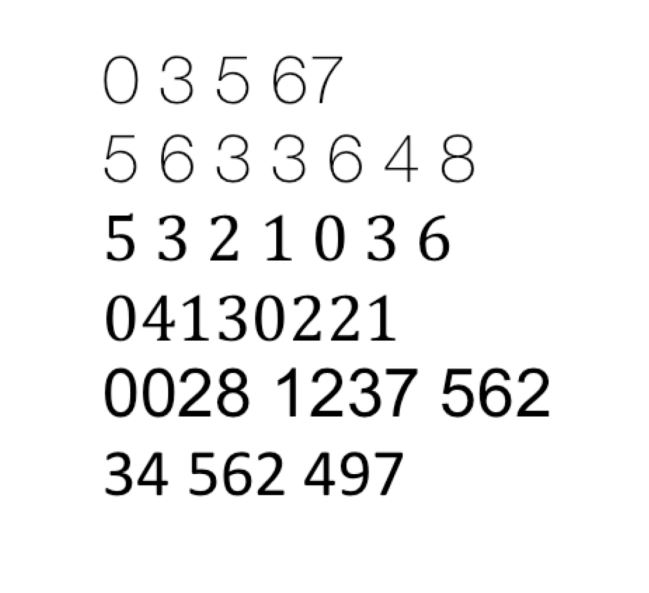
#> input picture example_picture.jpg, 649 x 593 px
$ python label-4-connected.py
#> lines starting #> are read from the running program, lines starting #| are printed output that depends on the picture; after the words box and inside, x2 and y2 are one past the last pixel; in counts of white or black regions, pixels touching at a corner belong together
import numpy as np
from PIL import Image


def main():

    img = Image.open('example_picture.jpg')
#> img is the input picture: PIL image 649x593 RGB; min 0, max 255, mean 241.3
    img_gray = img.convert('L') # converts the image to grayscale image
    #img_bin = img.convert('1') #converts to a binary image, T=128, LOW=0, HIGH=255
    img_gray.show()
    ONE = 150
    a = np.asarray(img_gray) #from PIL to np array
    a_bin = threshold(a,100,ONE,0)
    im = Image.fromarray(a_bin) # from np array to PIL format
    im.show()

    label = blob_coloring_4_connected(a_bin, ONE)
    new_img2 = np2PIL_color(label)
    new_img2.show()

    # [5 lines of commented-out code are left out]

def binary_image(nrow,ncol,Value):
    x, y = np.indices((nrow, ncol))
    mask_lines = np.zeros(shape=(nrow,ncol))

    x0, y0, r0 = 30, 30, 10
    x1, y1, r1 = 70, 30, 10


    for i in range (50, 70):
        mask_lines[i][i] = 1
        mask_lines[i][i + 1] = 1
        mask_lines[i][i + 2] = 1
        mask_lines[i][i + 3] = 1
        mask_lines[i][i + 6] = 1
        mask_lines[i-20][90-i+1] = 1
        mask_lines[i-20][90-i+2] = 1
        mask_lines[i-20][90-i+3] = 1


    #mask_circle1 = np.abs((x - x0) ** 2 + (y - y0) ** 2 - r0 ** 2 ) <= 5
    mask_square1 = np.fmax(np.absolute( x - x1), np.absolute( y - y1)) <= r1
    # [4 lines of commented-out code are left out]
    imge = np.logical_or(mask_lines, mask_square1) * Value
    #imge = np.logical_or(mask_lines, mask_circle1) * Value

    return imge

def np2PIL(im):
    print("size of arr: ",im.shape)
    img = Image.fromarray(im, 'RGB')
    return img

def np2PIL_color(im):
    print("size of arr: ",im.shape)
    img = Image.fromarray(np.uint8(im))
    return img

def threshold(im,T, LOW, HIGH):
#> called with T = 100, LOW = 150, HIGH = 0
    (nrows, ncols) = im.shape
#> nrows = 593; ncols = 649
    im_out = np.zeros(shape = im.shape)
    for i in range(nrows):
        for j in range(ncols):
            if abs(im[i][j]) <  T :
                im_out[i][j] = LOW
            else:
                im_out[i][j] = HIGH
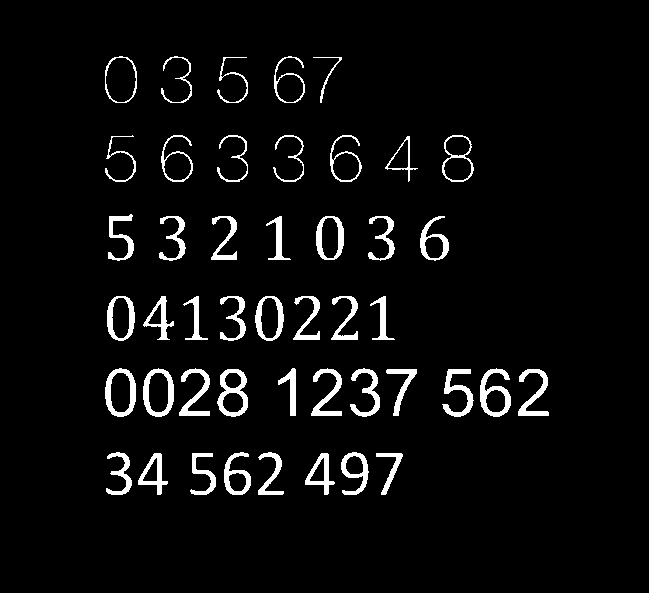
#> im_out: shape (593, 649) float64; values 0 (black) and 150 (white), 4.7% white; 46 white regions, largest, box (x1, y1, x2, y2) and area: (217, 369, 248, 417) 647, (480, 368, 511, 417) 637, (105, 368, 136, 417) 600
    return im_out


def blob_coloring_4_connected(bim, ONE):
#> called with ONE = 150
    max_label = int(10000)
    nrow = bim.shape[0]
#> nrow = 593
    ncol = bim.shape[1]
#> ncol = 649
    print("nrow, ncol", nrow, ncol)
#| nrow, ncol 593 649
    im = np.zeros(shape=(nrow,ncol), dtype = int)
    a = np.zeros(shape=max_label, dtype = int)
    a = np.arange(0,max_label, dtype = int)
    color_map = np.zeros(shape = (max_label,3), dtype= np.uint8)
    color_im = np.zeros(shape = (nrow, ncol,3), dtype= np.uint8)

    for i in range(max_label):
        np.random.seed(i)
        color_map[i][0] = np.random.randint(0,255,1,dtype = np.uint8)
        color_map[i][1] = np.random.randint(0,255,1,dtype = np.uint8)
        color_map[i][2] = np.random.randint(0,255,1,dtype = np.uint8)

    k = 0
    for i in range(nrow):
        for j in range(ncol):
            im[i][j] = max_label
#> im: shape (593, 649) int64; every value is 10000
    for i in range(1, nrow - 1):
        for j in range(1, ncol - 1):
                c   = bim[i][j]
                l   = bim[i][j - 1]
                u   = bim[i - 1 ][j]
                label_u  = im[i -1][j]
                label_l  = im[i][j - 1]

                im[i][j] = max_label
                if c == ONE:
                    min_label = min( label_u, label_l)
                    if min_label == max_label:
                        k += 1
                        im[i][j] = k
                    else:
                        im[i][j] = min_label
                        if min_label != label_u and label_u != max_label  :
                         update_array(a, min_label, label_u)

                        if min_label != label_l and label_l != max_label  :
                            update_array(a, min_label, label_l)

                else :
                    im[i][j] = max_label
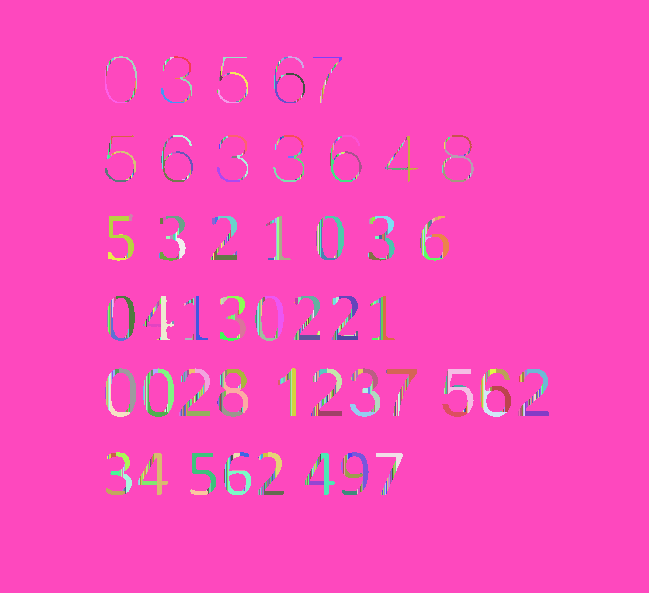
#> im: shape (593, 649) int64; 902 distinct labels, from 1 to 10000; one colour per label, 0 black
#> after the loop, k = 901
    # final reduction in label array
    for i in range(k+1):
        index = i
        while a[index] != index:
            index = a[index]
        a[i] = a[index]
#> after the loop, a = 10000 values, max 9999 at index 9999, min 0 at index 0, mean 4992.8

    #second pass to resolve labels and show label colors
    for i in range(nrow):
        for j in range(ncol):

            if bim[i][j] == ONE:
                im[i][j] = a[im[i][j]]
                if im[i][j] == max_label:
                    im[i][j] == 0
                    color_im[i][j][0] = 0
                    color_im[i][j][1] = 0
                    color_im[i][j][2] = 0
                color_im[i][j][0] = color_map[im[i][j],0]
                color_im[i][j][1] = color_map[im[i][j],1]
                color_im[i][j][2] = color_map[im[i][j],2]
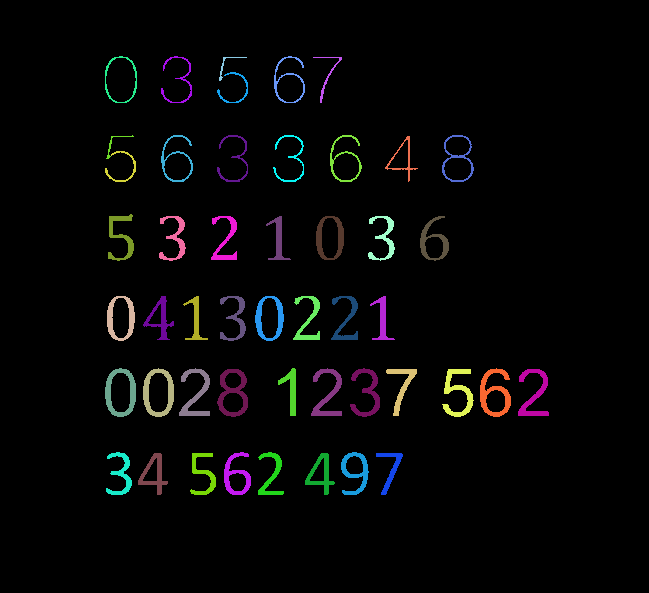
#> color_im: shape (593, 649, 3); mean of channels 0, 1, 2 6, 6, 6.3; drawn as R, G, B
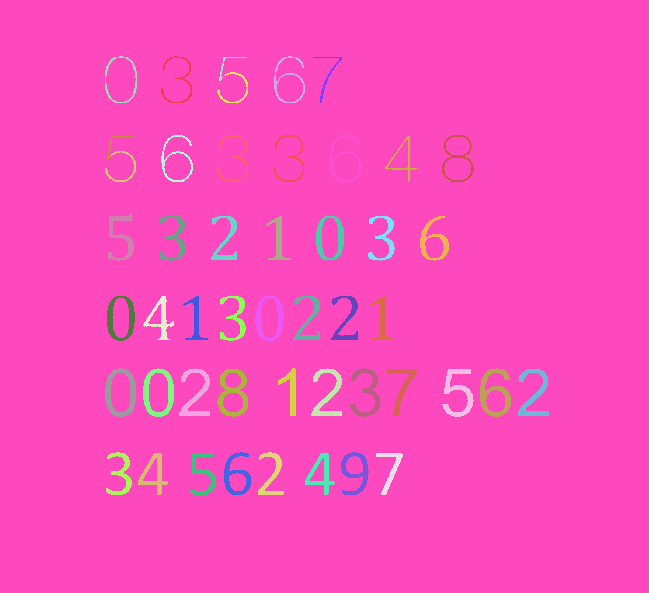
#> im: shape (593, 649) int64; 50 distinct labels, from 1 to 10000; one colour per label, 0 black
    return color_im

def update_array(a, label1, label2) :
    index = lab_small = lab_large = 0
    if label1 < label2 :
        lab_small = label1
        lab_large = label2
    else :
        lab_small = label2
        lab_large = label1
    index = lab_large
    while index > 1 and a[index] != lab_small:
        if a[index] < lab_small:
            temp = index
            index = lab_small
            lab_small = a[temp]
        elif a[index] > lab_small:
            temp = a[index]
            a[index] = lab_small
            index = temp
        else: #a[index] == lab_small
            break

    return

if __name__=='__main__':
    main()
#| size of arr:  (593, 649, 3)

$ run again, with exm.JPG copied over example_picture.jpg
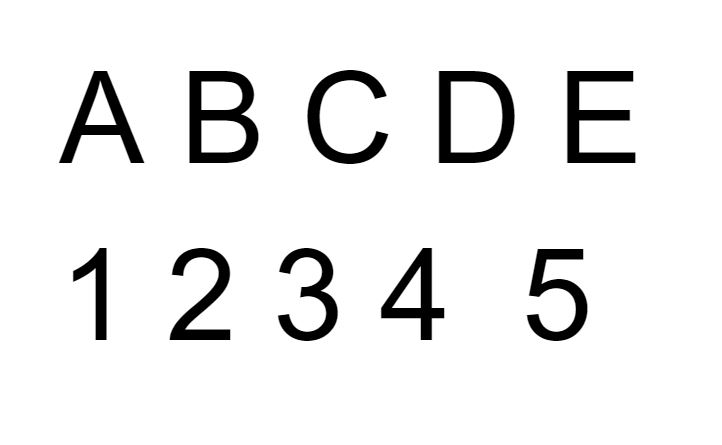
#> input picture exm.JPG, 722 x 445 px
#> in main, img is the input picture: PIL image 722x445 RGB; min 0, max 255, mean 236.2
#> after the loop in threshold, `for i in range(nrows):`:
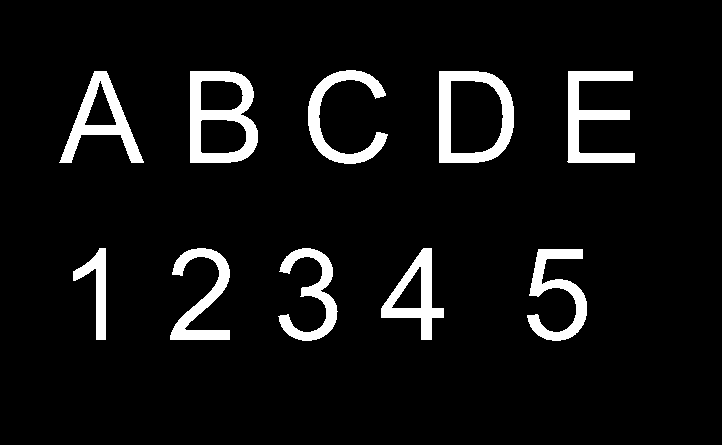
#> im_out: shape (445, 722) float64; values 0 (black) and 150 (white), 7.1% white; 10 white regions, largest, box (x1, y1, x2, y2) and area: (190, 71, 258, 163) 3150, (439, 71, 514, 163) 2915, (567, 71, 635, 163) 2624
#| nrow, ncol 445 722
#> after the loop in blob_coloring_4_connected, `for i in range(1, nrow - 1):`: k = 308
#> after the loop in blob_coloring_4_connected, `for i in range(k+1):`: a = 10000 values, max 9999 at index 9999, min 0 at index 0, mean 4997
#> after the loop in blob_coloring_4_connected, `for i in range(nrow):`:
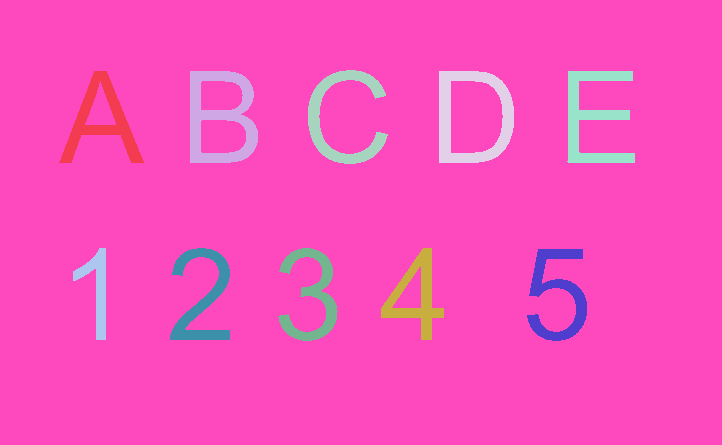
#> im: shape (445, 722) int64; 11 distinct labels, from 1 to 10000; one colour per label, 0 black
#| size of arr:  (445, 722, 3)
